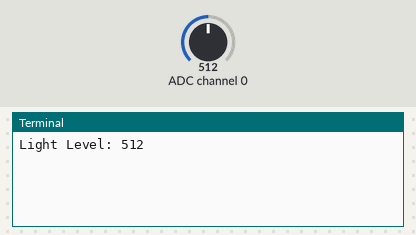
A program run on a simulated Raspberry Pi (BCM pin numbers). On the bench: the last lines printed to the terminal. The inputs (shaded band) are chosen by the test bench; at power-on: ADC channel 0 = 512 (analog values on the 0–1023 scale).

Above: at 1.2 s.
1.3 s: ADC channel 0 set to 716
At 3.3 s:
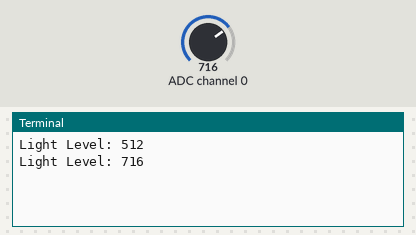
4.0 s: ADC channel 0 set to 900
At 5.0 s:
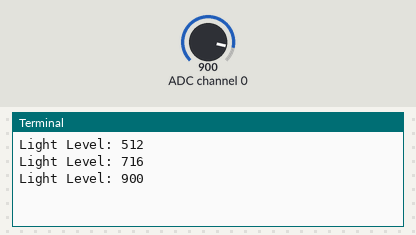
Timing chart, 0 to 7.0 s (numbered marks = the images above; inputs shaded):
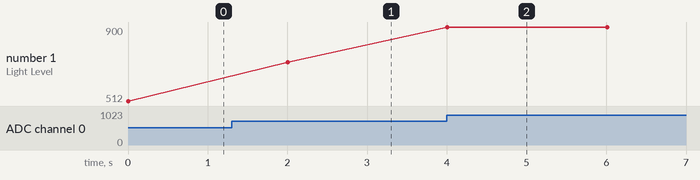

Measured:
- after the input at 1.3 s, the terminal: prints a new line after 0.71 s (image 1)
- after the input at 4.0 s, the terminal: prints a new line at once (image 2)
- plotted number 1: 512 → 716 after the input at 1.3 s, 716 → 900 after the input at 4.0 s

The program:

adc_test.py
```python
import spidev
import time

# Create a SPI interface from the spidev module
spi = spidev.SpiDev()

# Open the SPI device. Bus 0, device 0
spi.open(0, 0)

# Set the SPI speed and mode
spi.max_speed_hz = 5000
spi.mode = 0

# Function to read SPI data from MCP3008 chip
# Channel must be an integer 0-7
def read_channel(channel):
    adc = spi.xfer2([1, (8 + channel) << 4, 0])
    data = ((adc[1] & 3) << 8) + adc[2]
    return data

# Define sensor channels
light_channel = 0

# Define delay between readings
delay = 2

while True:
    # Read the light sensor data
    light_level = read_channel(light_channel)
    print("Light Level: {}".format(light_level))
    time.sleep(delay)
```
